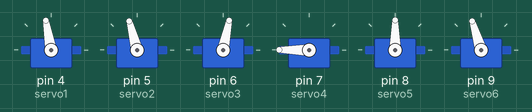
The sketch below on a simulated Arduino Uno, built with avr-gcc and run on an emulated ATmega328P. Shown: 6 × servo. What the sketch prints to the serial monitor is not drawn.

Above: at 0.15 s.
At 0.75 s:
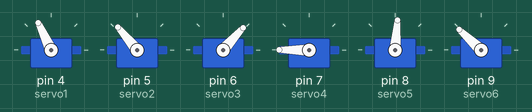
At 2.5 s:
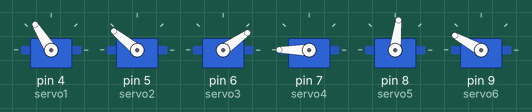
Timing chart, 0 to 4.0 s (numbered marks = the images above):
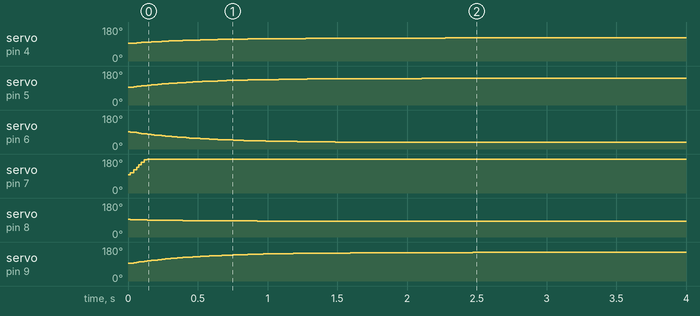

The sketch:

smoothservo.ino
```cpp
#include <Servo.h>

int pos1 = 1500;
int pos2 = 1500;
int pos3 = 1500;
int pos4 = 1500;
int pos5 = 1500;
int pos6 = 1500;

float pos1Scaled;
float pos2Scaled;
float pos3Scaled;
float pos4Scaled;
float pos5Scaled;
float pos6Scaled;

float pos1Smoothed = 1500;
float pos2Smoothed = 1500;
float pos3Smoothed = 1500;
float pos4Smoothed = 1500;
float pos5Smoothed = 1500;
float pos6Smoothed = 1500;

float pos1SmoothedPrev = 1500;
float pos2SmoothedPrev = 1500;
float pos3SmoothedPrev = 1500;
float pos4SmoothedPrev = 1500;
float pos5SmoothedPrev = 1500;
float pos6SmoothedPrev = 1500;

Servo servo1;
Servo servo2;
Servo servo3;
Servo servo4;
Servo servo5;
Servo servo6;

void setup() {

  Serial.begin(115200);

  servo1.attach(4);
  servo2.attach(5);
  servo3.attach(6);
  servo4.attach(7);
  servo5.attach(8);
  servo6.attach(9);

  servo1.writeMicroseconds(1500); // ALL SERVOS START FROM THE MEDIUM VALUE WHICH IS THE CENTER
  servo2.writeMicroseconds(1500);
  servo3.writeMicroseconds(1500);
  servo4.writeMicroseconds(1500);
  servo5.writeMicroseconds(1500);
  servo6.writeMicroseconds(1500);

}

void loop() {


      // step sequencer بداية العمليات
     // F مثلا نعطي قيم للموتورات حتى تقوم الذراع بالترحيب
        pos1 = 1800; // f نعطي قيم لكل سيرفو ما بين 0 و 1024 وبعدين بنحول الرينج تبعها إلى رينج السيرفو اللي بين 700 و2400
        pos2 = 2000;
        pos3 = 900;
        pos4 = 1100;
        pos5 = 1400;
        pos6 = 2100;


      // smooth pots

      pos1Smoothed = (pos1 * 0.01) + (pos1SmoothedPrev * 0.99); // we move the servo slowly to make the movement smooth
      pos2Smoothed = (pos2 * 0.01) + (pos2SmoothedPrev * 0.99);
      pos3Smoothed = (pos3 * 0.01) + (pos3SmoothedPrev * 0.99);
      pos4Smoothed = (pos4 * 0.05) + (pos4SmoothedPrev * 0.99);
      pos5Smoothed = (pos5 * 0.01) + (pos5SmoothedPrev * 0.99);
      pos6Smoothed = (pos6 * 0.01) + (pos6SmoothedPrev * 0.99);

      // bookmark previous values

      pos1SmoothedPrev = pos1Smoothed;
      pos2SmoothedPrev = pos2Smoothed;
      pos3SmoothedPrev = pos3Smoothed;
      pos4SmoothedPrev = pos4Smoothed;
      pos5SmoothedPrev = pos5Smoothed;
      pos6SmoothedPrev = pos6Smoothed;

      Serial.print(pos1Smoothed);
      Serial.print(" , ");
      Serial.print(pos2Smoothed);
      Serial.print(" , ");
      Serial.print(pos3Smoothed);
      Serial.print(" , ");
      Serial.print(pos4Smoothed);
      Serial.print(" , ");
      Serial.print(pos5Smoothed);
      Serial.print(" , ");
      Serial.println(pos6Smoothed);

      // write servos

      servo1.writeMicroseconds(pos1Smoothed);
      servo2.writeMicroseconds(pos2Smoothed);
      servo3.writeMicroseconds(pos3Smoothed);
      servo4.writeMicroseconds(pos4Smoothed);
      servo5.writeMicroseconds(pos5Smoothed);
      servo6.writeMicroseconds(pos6Smoothed);


} // end if main loop
```

Measured:
- by itself, servo on pin 4 (servo1): moves from 93° to 122° over 2.3 s
- by itself, servo on pin 5 (servo2): moves from 93° to 141° over 2.1 s
- by itself, servo on pin 6 (servo3): moves from 92° to 35° over 2.0 s
- by itself, servo on pin 7 (servo4): 97° → 180° at 0.02 s
- by itself, servo on pin 8 (servo5): moves from 93° to 83° over 1.5 s
- by itself, servo on pin 9 (servo6): moves from 93° to 151° over 2.5 s
